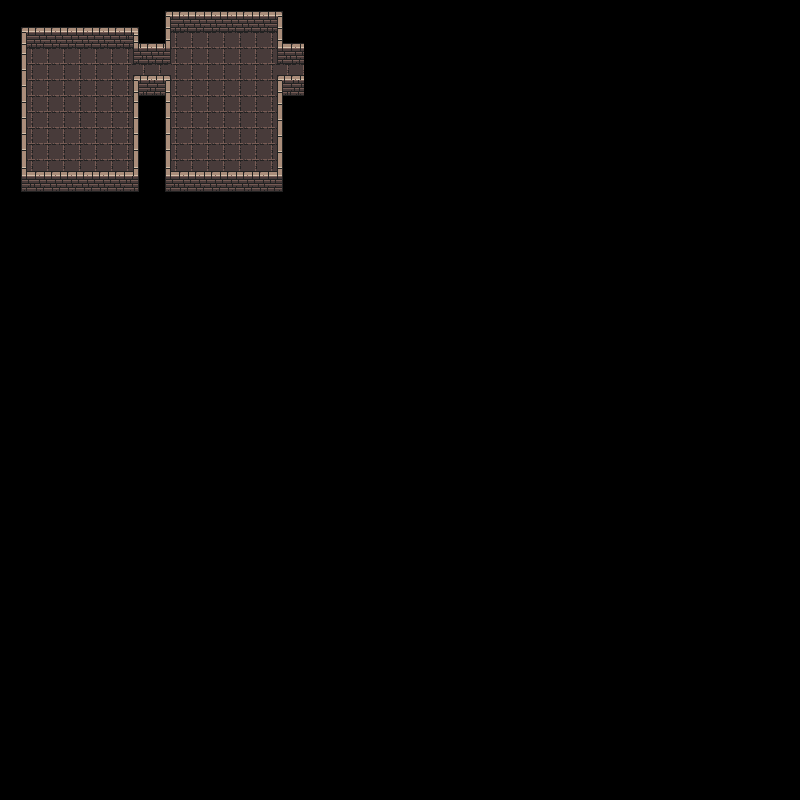

Tiled map render using the project's own tile images. Description and the map definition, with tile-layer contents summarised, below:
An orthogonal 50x50 tile map with 16x16 px tiles, 6 tile layers (Floor, WallsLower, PlayerLayer, WallsUpper, ...), 4 tilesets and 14 objects.

<map version="1.10" tiledversion="1.11.0" orientation="orthogonal" renderorder="right-down" width="50" height="50" tilewidth="16" tileheight="16" infinite="0" nextlayerid="14" nextobjectid="13">
 <editorsettings>
  <export target="demoLevel1.json" format="json" />
 </editorsettings>
 <tileset firstgid="1" name="atlas_floor-16x16" tilewidth="16" tileheight="16" tilecount="49" columns="7">
  <image source="../Dungeontileset/atlas_floor-16x16.png" trans="ff00ff" width="112" height="112" />
 </tileset>
 <tileset firstgid="50" name="atlas_walls_low-16x16" tilewidth="16" tileheight="16" tilecount="48" columns="12">
  <image source="../Dungeontileset/atlas_walls_low-16x16.png" trans="ff00ff" width="192" height="64" />
 </tileset>
 <tileset firstgid="98" name="0x72_DungeonTilesetII_v1.7" tilewidth="16" tileheight="16" tilecount="1024" columns="32">
  <image source="../Dungeontileset/0x72_DungeonTilesetII_v1.7.png" trans="ff00ff" width="512" height="512" />
 </tileset>
 <tileset firstgid="1122" name="atlas_walls_high-16x32" tilewidth="16" tileheight="16" tilecount="192" columns="24">
  <image source="../Dungeontileset/atlas_walls_high-16x32.png" trans="ff00ff" width="384" height="128" />
  <tile id="24">
   <objectgroup draworder="index" id="2">
    <object id="1" x="5" y="0" width="6" height="16" />
   </objectgroup>
  </tile>
  <tile id="25">
   <objectgroup draworder="index" id="2">
    <object id="2" x="5" y="12" width="11" height="4" />
   </objectgroup>
  </tile>
  <tile id="27">
   <objectgroup draworder="index" id="2">
    <object id="1" x="0" y="12" width="11" height="4" />
   </objectgroup>
  </tile>
  <tile id="72">
   <objectgroup draworder="index" id="2">
    <object id="1" x="5" y="0" width="6" height="16" />
   </objectgroup>
  </tile>
  <tile id="121">
   <objectgroup draworder="index" id="2">
    <object id="1" x="5" y="0" width="6" height="16" />
    <object id="5" x="11" y="12" width="5" height="4" />
   </objectgroup>
  </tile>
  <tile id="123">
   <objectgroup draworder="index" id="2">
    <object id="1" x="5" y="0" width="6" height="16" />
    <object id="2" x="0" y="12" width="5" height="4" />
   </objectgroup>
  </tile>
  <tile id="170">
   <objectgroup draworder="index" id="2">
    <object id="1" x="0" y="12" width="16" height="4" />
   </objectgroup>
  </tile>
  <tile id="173">
   <objectgroup draworder="index" id="2">
    <object id="1" x="0" y="12" width="16" height="4" />
   </objectgroup>
  </tile>
  <tile id="188">
   <objectgroup draworder="index" id="2">
    <object id="1" x="11" y="12" width="5" height="4" />
   </objectgroup>
  </tile>
  <tile id="189">
   <objectgroup draworder="index" id="2">
    <object id="1" x="0" y="12" width="16" height="4" />
   </objectgroup>
  </tile>
  <tile id="190">
   <objectgroup draworder="index" id="2">
    <object id="1" x="0" y="12" width="16" height="4" />
   </objectgroup>
  </tile>
  <tile id="191">
   <objectgroup draworder="index" id="2">
    <object id="1" x="0" y="12" width="5" height="4" />
   </objectgroup>
  </tile>
 </tileset>
 <layer id="1" name="Floor" width="50" height="50">
  <data>[2500 cells, 164 non-empty, 3 distinct tile ids]</data>
 </layer>
 <layer id="3" name="WallsLower" width="50" height="50">
  <data>[2500 cells, 64 non-empty, 12 distinct tile ids]</data>
 </layer>
 <layer id="13" name="PlayerLayer" width="50" height="50">
  <data>[2500 cells, 0 non-empty, 0 distinct tile ids]</data>
 </layer>
 <layer id="12" name="WallsUpper" width="50" height="50">
  <data>[2500 cells, 45 non-empty, 14 distinct tile ids]</data>
 </layer>
 <layer id="9" name="Doors" width="50" height="50">
  <data>[2500 cells, 2 non-empty, 2 distinct tile ids]</data>
 </layer>
 <layer id="5" name="Decorations" width="50" height="50">
  <data>[2500 cells, 0 non-empty, 0 distinct tile ids]</data>
 </layer>
</map>
